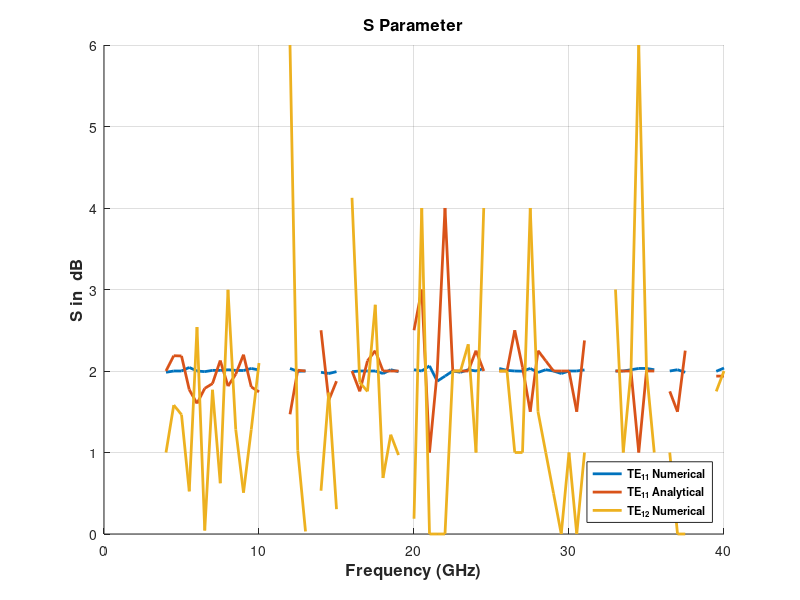

Here is the MATLAB script that generated this plot:
close all;
c_ = load('TE_TE_Srp.mat');
c_a = load('TE_TE_Spp_analytical_2.mat');
%c_a = load('TE_TE_S11_p_n.mat');
GSM_ = c_.Srp;
GSM_a = c_a.Spp;

% F = 1e9:1e9:100e9;
F_ = 4e9:0.5e9:30e9;
F = 4e9:0.5e9:40e9;

% F = 21e9:0.5e9:40e9;

figure
for i = 1:3


hold on;
% plot(F * 1e-9, db(abs(GSM_(:, i, i)))/2, '*', 'LineWidth', 1); grid on;
hold on;
% plot(F * 1e-9, db((GSM_a(:, i, i))/max(GSM_a(:, i, i)))/2, 'LineWidth', 2); grid on;

plot(F * 1e-9, (abs(GSM_a(:, i, i))), 'LineWidth', 2); grid on;

xlabel('Frequency (GHz)', 'FontSize', 12, 'FontWeight', 'bold');
ylabel('S in  dB', 'FontSize', 12, 'FontWeight', 'bold');
title(['S Parameter'], 'FontSize', 12, 'FontWeight', 'bold');



end


legend({'TE_{11} Numerical', 'TE_{11} Analytical', 'TE_{12} Numerical', 'TE_{12} Analytical', ...
    'TE_{13} Numerical', 'TE_{13} Analytical',}, 'FontSize', 8, 'FontWeight', 'bold', 'location', 'southeast');
% xlim([4 30]);

%% Save 

% print('S_rp_TE', '-depsc');
